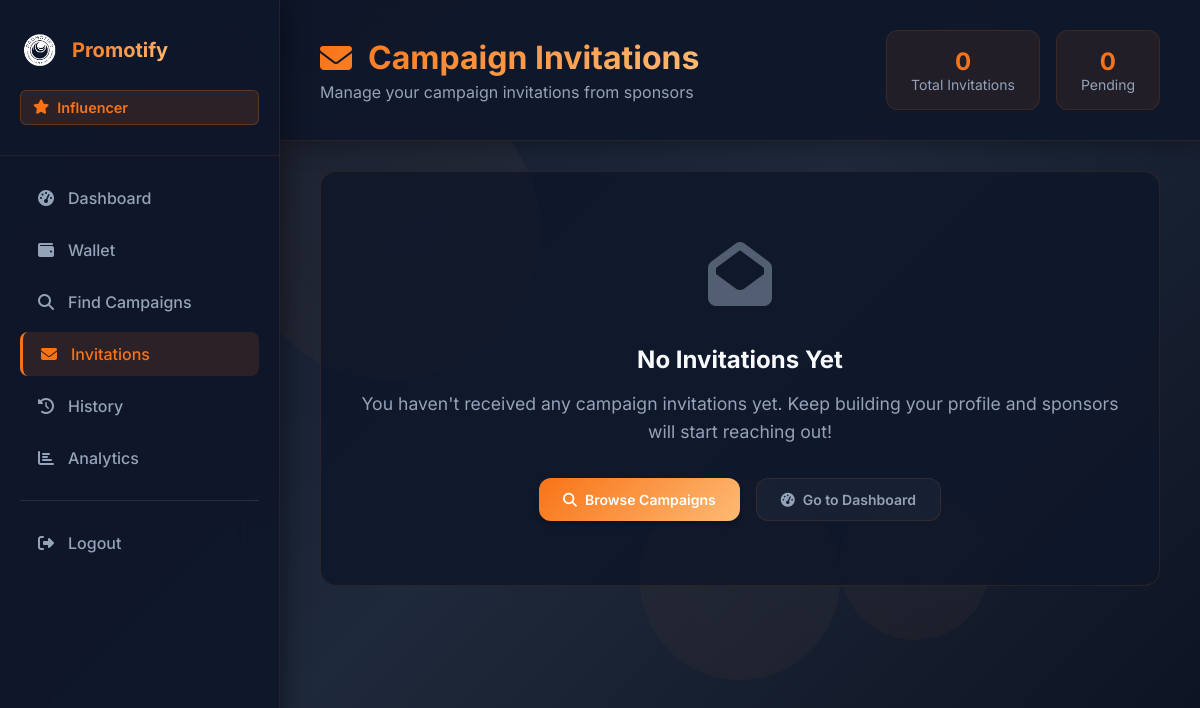
/iinvitations (signed in), run on an earlier commit of the app's database.
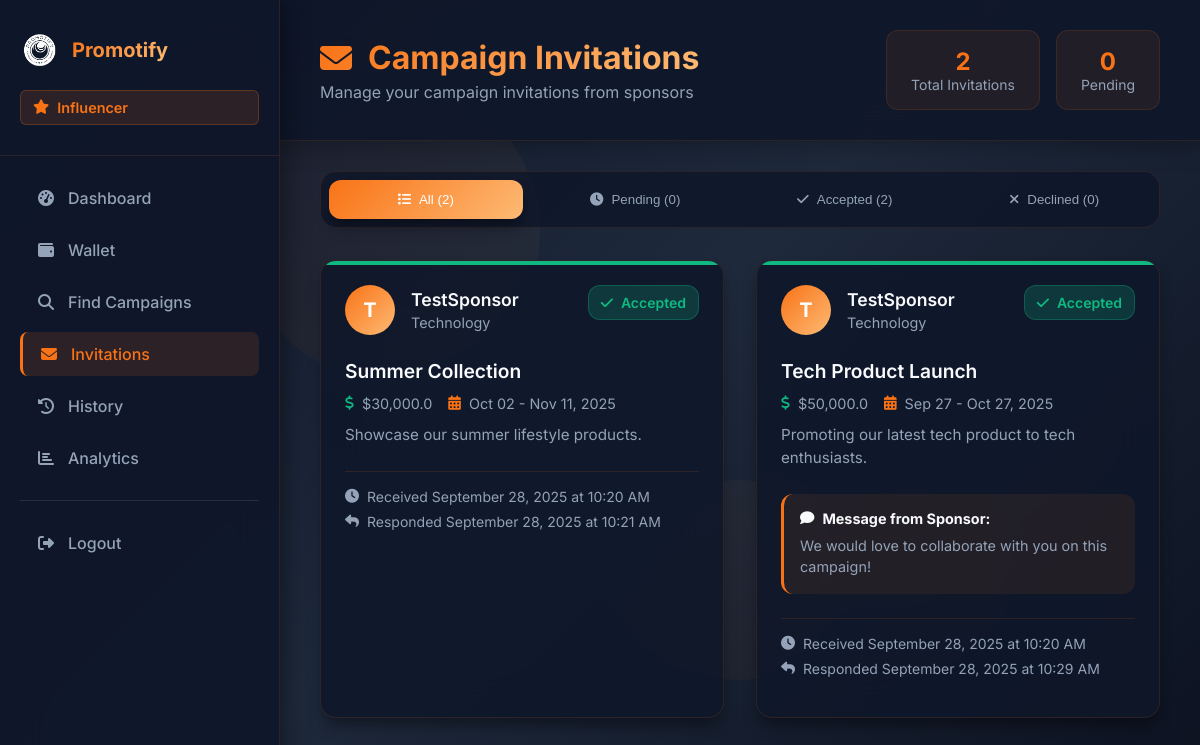
And on a later commit of the database.
### models.py (models this page shows, shortened)
class CampaignInvitation(db.Model):
    id = db.Column(db.Integer, primary_key=True)
    sponsor_id = db.Column(db.Integer, db.ForeignKey('sponsor.id', ondelete='CASCADE'), nullable=False)
    influencer_id = db.Column(db.Integer, db.ForeignKey('influencer.id', ondelete='CASCADE'), nullable=False)
    campaign_id = db.Column(db.Integer, db.ForeignKey('campaign.id', ondelete='CASCADE'), nullable=False)
    status = db.Column(db.String(20), default='pending')  # 'pending', 'accepted', 'declined'
    message = db.Column(db.Text, nullable=True)  # Optional invitation message from sponsor
    created_at = db.Column(db.DateTime, default=datetime.utcnow)
    responded_at = db.Column(db.DateTime, nullable=True)
    sponsor = db.relationship('Sponsor', backref=db.backref('invitations_sent', lazy=True))
    influencer = db.relationship('Influencer', backref=db.backref('invitations_received', lazy=True))
    campaign = db.relationship('Campaign', backref=db.backref('invitations', lazy=True))

class Sponsor(db.Model):
    id = db.Column(db.Integer, primary_key=True)
    username = db.Column(db.String(15), unique=True, nullable=False)
    email = db.Column(db.String(20), unique=True, nullable=False)
    password = db.Column(db.String(10), nullable=False)
    industry = db.Column(db.String(20), nullable=False)
    wallet_balance = db.Column(db.Float, default=0.0, nullable=False)
    date_joined = db.Column(db.DateTime, default=datetime.utcnow)

class Campaign(db.Model):
    id = db.Column(db.Integer, primary_key=True)
    sponsor_id = db.Column(db.Integer, db.ForeignKey('sponsor.id', ondelete='CASCADE'), nullable=False)
    name = db.Column(db.String(15), nullable=False)
    description = db.Column(db.Text, nullable=True)
    start_date = db.Column(db.Date, nullable=False)
    end_date = db.Column(db.Date, nullable=False)
    budget = db.Column(db.Float, nullable=False)
    status = db.Column(db.String(50))
    created_at = db.Column(db.DateTime, default=datetime.utcnow)
    sponsor = db.relationship('Sponsor', backref=db.backref('campaigns', lazy=True, cascade='all, delete-orphan'))
    influencers = db.relationship('Influencer', secondary='application',
                                  primaryjoin="and_(Campaign.id==Application.campaign_id, Application.status=='accepted')",
                                  backref=db.backref('accepted_campaigns', lazy='dynamic'))

### routes.py (the view)
    @app.route('/iinvitations')
    def influencer_invitations():
        if 'influencer_id' not in session:
            flash('You need to log in first.', 'error')
            return redirect(url_for('influ_log'))
        influencer_id = session['influencer_id']
        influencer = Influencer.query.get(influencer_id)
        invitations = CampaignInvitation.query.filter_by(
            influencer_id=influencer_id
        ).order_by(CampaignInvitation.created_at.desc()).all()
        pending_count = CampaignInvitation.query.filter_by(
            influencer_id=influencer_id,
            status='pending'
        ).count()
        return render_template('influ_invitations.html',
                               influencer=influencer,
                               invitations=invitations,
                               pending_count=pending_count)

### templates/influ_invitations.html (shortened to what the changed rows need)
<!DOCTYPE html>
<html lang="en">
<head>
    <link rel="stylesheet" href="{{ url_for('static', filename='css/iinvitations.css') }}">
    <link rel="stylesheet" href="https://cdnjs.cloudflare.com/ajax/libs/font-awesome/6.4.0/css/all.min.css">
</head>
<body>
    <main class="main-content">
        <header class="content-header">
            <div class="header-left">
                <h1><i class="fas fa-envelope"></i> Campaign Invitations</h1>
            </div>
            <div class="header-stats">
                <div class="stat-card">
                    <div class="stat-number">{{ invitations|length }}</div>
                    <div class="stat-label">Total Invitations</div>
                </div>
            </div>
        </header>
        <div class="content">
            {% if invitations %}
                <div class="filter-tabs">
                    <button class="tab-btn active" onclick="filterInvitations('all')">
                        <i class="fas fa-list"></i> All ({{ invitations|length }})
                    </button>
                    <button class="tab-btn" onclick="filterInvitations('pending')">
                        <i class="fas fa-clock"></i> Pending ({{ invitations|selectattr('status', 'equalto', 'pending')|list|length }})
                    </button>
                    <button class="tab-btn" onclick="filterInvitations('accepted')">
                        <i class="fas fa-check"></i> Accepted ({{ invitations|selectattr('status', 'equalto', 'accepted')|list|length }})
                    </button>
                    <button class="tab-btn" onclick="filterInvitations('declined')">
                        <i class="fas fa-times"></i> Declined ({{ invitations|selectattr('status', 'equalto', 'declined')|list|length }})
                    </button>
                </div>
                <div class="invitations-grid">
                    {% for invitation in invitations %}
                    <div class="invitation-card {{ invitation.status }}" data-status="{{ invitation.status }}">
                        <div class="invitation-header">
                            <div class="sponsor-info">
                                <div class="sponsor-avatar">
                                    {{ invitation.sponsor.username[0].upper() }}
                                </div>
                                <div class="sponsor-details">
                                    <h3 class="sponsor-name">{{ invitation.sponsor.username }}</h3>
                                    <p class="sponsor-industry">{{ invitation.sponsor.industry }}</p>
                                </div>
                            </div>
                            <div class="invitation-status status-{{ invitation.status }}">
                                {% if invitation.status == 'pending' %}
                                    <i class="fas fa-clock"></i> Pending
                                {% elif invitation.status == 'accepted' %}
                                    <i class="fas fa-check"></i> Accepted
                                {% elif invitation.status == 'declined' %}
                                    <i class="fas fa-times"></i> Declined
                                {% endif %}
                            </div>
                        </div>
                        <div class="campaign-info">
                            <h4 class="campaign-name">{{ invitation.campaign.name }}</h4>
                            <div class="campaign-details">
                                <div class="campaign-budget">
                                    <i class="fas fa-dollar-sign"></i>
                                    ${{ "{:,}".format(invitation.campaign.budget) }}
                                </div>
                                <div class="campaign-duration">
                                    <i class="fas fa-calendar-alt"></i>
                                    {{ invitation.campaign.start_date.strftime('%b %d') }} - {{ invitation.campaign.end_date.strftime('%b %d, %Y') }}
                                </div>
                            </div>
                            {% if invitation.campaign.description %}
                            <p class="campaign-description">
                                {{ invitation.campaign.description[:150] }}
                            </p>
                            {% endif %}
                        </div>
                        {% if invitation.message %}
                        <div class="invitation-message">
                            <h5><i class="fas fa-comment"></i> Message from Sponsor:</h5>
                            <p>{{ invitation.message }}</p>
                        </div>
                        {% endif %}
                        <div class="invitation-meta">
                            <div class="invitation-date">
                                <i class="fas fa-clock"></i>
                                Received {{ invitation.created_at.strftime('%B %d, %Y at %I:%M %p') }}
                            </div>
                            {% if invitation.responded_at %}
                            <div class="response-date">
                                <i class="fas fa-reply"></i>
                                Responded {{ invitation.responded_at.strftime('%B %d, %Y at %I:%M %p') }}
                            </div>
                            {% endif %}
                        </div>
                    </div>
                    {% endfor %}
                </div>
            {% else %}
                <div class="empty-state">
                    <div class="empty-icon">
                        <i class="fas fa-envelope-open"></i>
                    </div>
                    <h3>No Invitations Yet</h3>
                    <p>You haven't received any campaign invitations yet. Keep building your profile and sponsors will start reaching out!</p>
                    <div class="empty-actions">
                        <a href="{{ url_for('ifind') }}" class="btn btn-primary">
                            <i class="fas fa-search"></i> Browse Campaigns
                        </a>
                        <a href="{{ url_for('influ_dash') }}" class="btn btn-secondary">
                            <i class="fas fa-tachometer-alt"></i> Go to Dashboard
                        </a>
                    </div>
                </div>
            {% endif %}
        </div>
    </main>
</body>
</html>

What changed in the data, as far as the page shows it:
added CampaignInvitation: sponsor "T", sponsor.username "TestSponsor", sponsor.industry "Technology", status "accepted" (drawn), campaign.name "Summer Collection", campaign.start_date "Oct 02", campaign.end_date "Nov 11, 2025", campaign "Showcase our summer lifestyle products.", created_at "September 28, 2025 at 10:20 AM", responded_at "September 28, 2025 at 10:21 AM"
now on this page (row unchanged): Campaign: campaign.budget "30,000.0"
added CampaignInvitation: sponsor "T", sponsor.username "TestSponsor", sponsor.industry "Technology", status "accepted" (drawn), campaign.name "Tech Product Launch", campaign.start_date "Sep 27", campaign.end_date "Oct 27, 2025", campaign "Promoting our latest tech product to tech enthusiasts.", message "We would love to collaborate with you on this campaign!", created_at "September 28, 2025 at 10:20 AM", responded_at "September 28, 2025 at 10:29 AM"
now on this page (row unchanged): Campaign: campaign.budget "50,000.0"
Also different on the page:
{{ invitations|length }}: "0" → "2"
{{ invitations|length }}: (not shown) → "2"
{{ invitations|selectattr('status', 'equalto', 'pending')|list|length }}: (not shown) → "0"
{{ invitations|selectattr('status', 'equalto', 'accepted')|list|length }}: (not shown) → "2"
{{ invitations|selectattr('status', 'equalto', 'declined')|list|length }}: (not shown) → "0"
text no longer shown: "No Invitations Yet You haven't received any campaign invitations yet. Keep building your profile and sponsors will start reaching out! Browse Campaigns Go to Dashboard"
text now shown: "All ( ) Pending ( ) Accepted ( ) Declined ( )"
